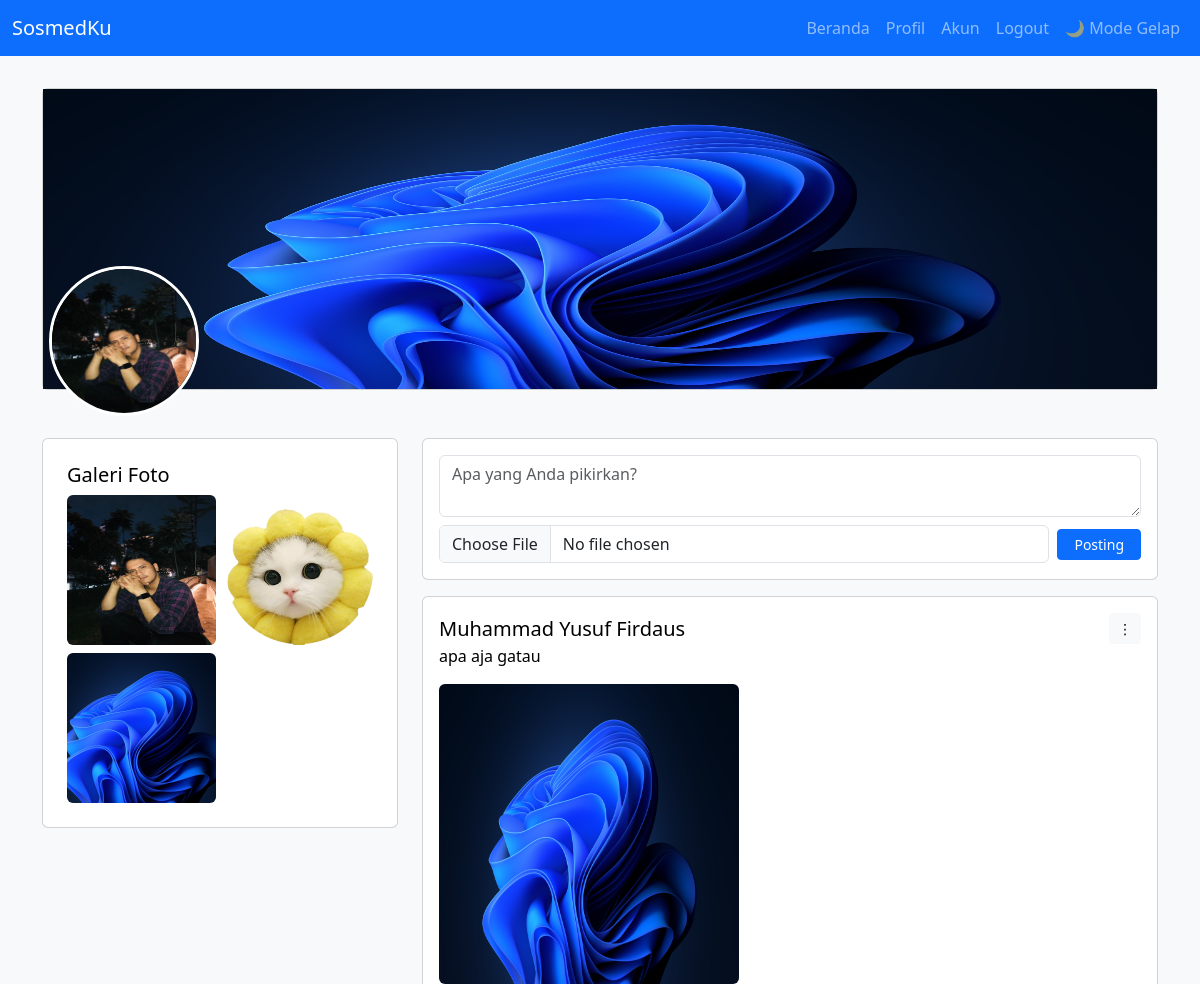
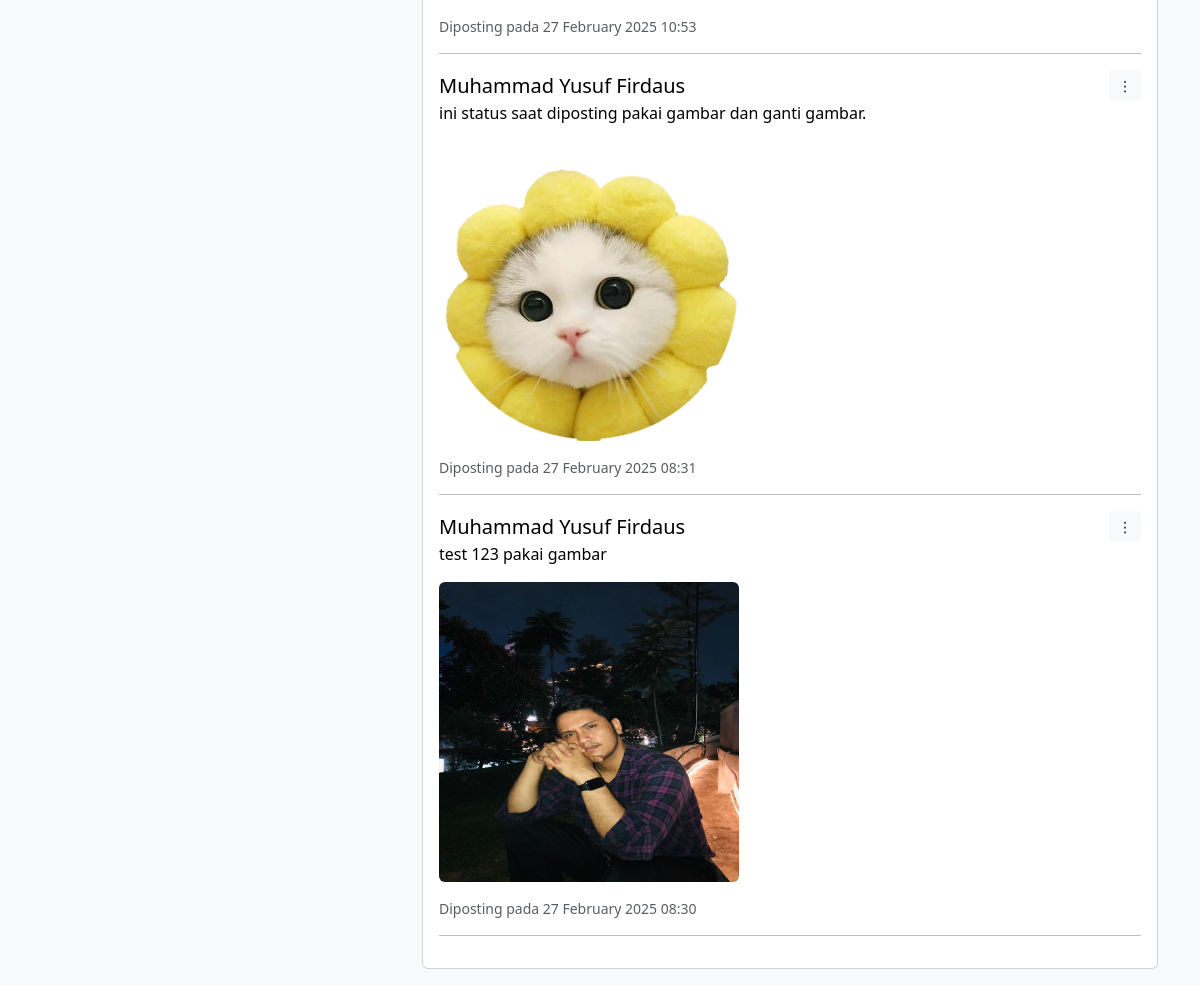
The page /profile.php?error=id_status_tidak_ada (signed in) on the database its author committed (2 pictures, top to bottom).
### tables this page shows
CREATE TABLE `user` (
  `id` int(11) NOT NULL,
  `nama` varchar(255) NOT NULL,
  `username` varchar(255) NOT NULL,
  `email` varchar(255) NOT NULL,
  `password` varchar(255) NOT NULL,
  `foto_profil` varchar(255) NOT NULL,
  `foto_header` varchar(255) NOT NULL,
  `bio` varchar(255) NOT NULL,
  `created_at` timestamp NOT NULL DEFAULT current_timestamp(),
  `updated_at` timestamp NOT NULL DEFAULT current_timestamp() ON UPDATE current_timestamp()
);

CREATE TABLE `status` (
  `id` int(11) NOT NULL,
  `id_user` int(11) NOT NULL,
  `konten` varchar(255) NOT NULL,
  `gambar` varchar(255) NOT NULL,
  `created_at` timestamp NOT NULL DEFAULT current_timestamp(),
  `updated_at` timestamp NOT NULL DEFAULT current_timestamp() ON UPDATE current_timestamp()
);

### profile.php (the view, shortened to what this page needs)
<?php
include 'db/db.php';
    $email = $_SESSION['email'];
    $queryProfile = mysqli_query($conn, "SELECT * FROM user WHERE email = '$email'");
    $userProfile = mysqli_fetch_assoc($queryProfile);
    $userIdProfile = $userProfile['id'];
    $allStatus = mysqli_query($conn, "SELECT status.*, user.nama FROM status LEFT JOIN user ON status.id_user = user.id WHERE status.id_user = '$userIdProfile' ORDER BY status.id DESC");
    $allImages = mysqli_query($conn, "SELECT gambar FROM status WHERE id_user = '$userIdProfile' AND gambar IS NOT NULL");
?>
<!DOCTYPE html>
<html lang="id">
<head>
    <link href="assets/dist/css/bootstrap.min.css" rel="stylesheet">
    <link rel="stylesheet" href="css/main.css">
    <link rel="stylesheet" href="css/theme.css">
</head>
<body class="light-theme">
    <?php include_once 'inc/navbar.php'; ?>
    <div class="container mt-3">
        <div class="card mb-5">
                  <div class="card-body p-0 position-relative" style="height: 300px; background: #f0f0f0;">
                      <img src="<?php echo !empty($userProfile['foto_header']) ? 'upload/' . htmlspecialchars ($userProfile['foto_header']) : 'https://placehold.co/1200x200'; ?>  " class="img-fluid w-100 h-100">
                      <img src="<?php echo !empty($userProfile['foto_profil']) ? 'upload/' . htmlspecialchars($userProfile['foto_profil']) : 'https://placehold.co/150x150'; ?>"
                          alt="Foto Profil"
                          class="rounded-circle border border-white border-3 position-absolute mb-5"
                          style="width: 150px; height: 150px; bottom: -75px; left: 10%; transform: translateX(-70%);">
                  </div>
              </div>
        <div class="row justify-content-center">
            <div class="col-lg-4">
                <div class="card m-auto">
                    <div class="card-body m-2">
                        <h5 class="card-title"><a href="#" class="text-decoration-none text-black">Galeri Foto</a></h5>
                        <div class="row row-cols-2 g-2 text-center">
                            <?php foreach ($allImages as $image) : ?>
                                <?php if (!empty($image['gambar']) && file_exists("media/" . $image['gambar'])) : ?>
                                    <div class="col">
                                        <img src="media/<?php echo htmlspecialchars($image['gambar']); ?>"
                                            class="img-fluid rounded"
                                            alt="galeri"
                                            style="width: 100%; height: 150px; object-fit: cover;">
                                    </div>
                                <?php endif; ?>
                            <?php endforeach; ?>
                        </div>
                    </div>
                </div>
            </div>
            <div class="col-lg-8">
                <div class="card mb-3">
                    <div class="card-body">
                        <form method="POST" enctype="multipart/form-data">
                            <textarea class="form-control mb-2" name="konten" placeholder="Apa yang Anda pikirkan?" required></textarea>
                            <div class="d-flex justify-content-between align-items-center">
                                <input type="file" name="gambar" class="form-control me-2" accept="image/*">
                                <button type="submit" name="post" class="btn btn-primary btn-sm px-3">Posting</button>
                            </div>
                        </form>
                    </div>
                </div>
                <div class="card">
                    <div class="card-body">
                        <?php if (mysqli_num_rows($allStatus) > 0) : ?>
                            <?php while ($rowStatus = mysqli_fetch_assoc($allStatus)) : ?>
                                <div class="d-flex justify-content-between align-items-center">
                                    <h5 class="card-title mb-0"><?php echo htmlspecialchars($rowStatus['nama']); ?></h5>
                                    <?php if ($rowStatus['id_user'] == $userIdProfile) : ?>
                                        <div class="dropdown">
                                            <button class="btn btn-light btn-sm" type="button" data-bs-toggle="dropdown">⋮</button>
                                        </div>
                                    <?php endif; ?>
                                </div>
                                <p class="card-text"><?php echo nl2br(htmlspecialchars($rowStatus['konten'])); ?></p>
                                <?php if (!empty($rowStatus['gambar'])) : ?>
                                    <img src="media/<?php echo htmlspecialchars($rowStatus['gambar']); ?>" class="img-fluid rounded mb-3" alt="Gambar Status" style="width: 300px; height: 300px;">
                                <?php endif; ?>
                                <p class="card-text text-muted small">Diposting pada <?php echo date('d F Y H:i', strtotime($rowStatus['created_at'])); ?></p>
                                <hr>
                            <?php endwhile ?>
                        <?php else : ?>
                            <p class="text-muted">Belum ada status yang diposting.</p>
                        <?php endif ?>
                    </div>
                </div>
            </div>
        </div>
    </div>
</body>
</html>

### css/main.css (style rules this page uses)
body { background-color: #f8f9fa; }
.card { margin-bottom: 1rem; }

### css/theme.css (style rules this page uses)
body.light-theme { background-color: #f8f9fa; color: #000; }
.light-theme .card { background-color: #fff; color: #000; }

### rows shown on the page
user: foto_header (picture), foto_profil (picture)
status: gambar (picture), id_user.nama "Muhammad Yusuf Firdaus", konten "test 123 pakai gambar", created_at "27 February 2025 08:30"
status: gambar (picture), id_user.nama "Muhammad Yusuf Firdaus", konten "ini status saat diposting pakai gambar dan ganti gambar.", created_at "27 February 2025 08:31"
status: gambar (picture), id_user.nama "Muhammad Yusuf Firdaus", konten "apa aja gatau", created_at "27 February 2025 10:53"
